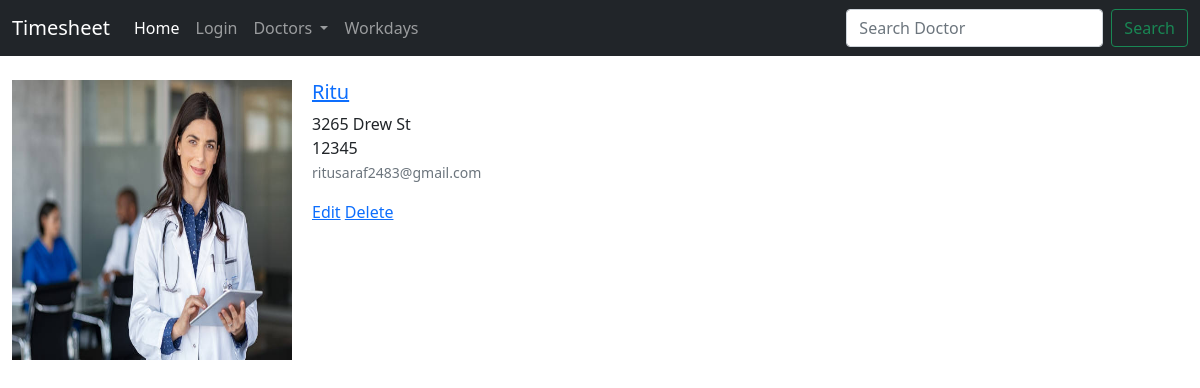
/user/userslist, run on an earlier commit of the app's database.
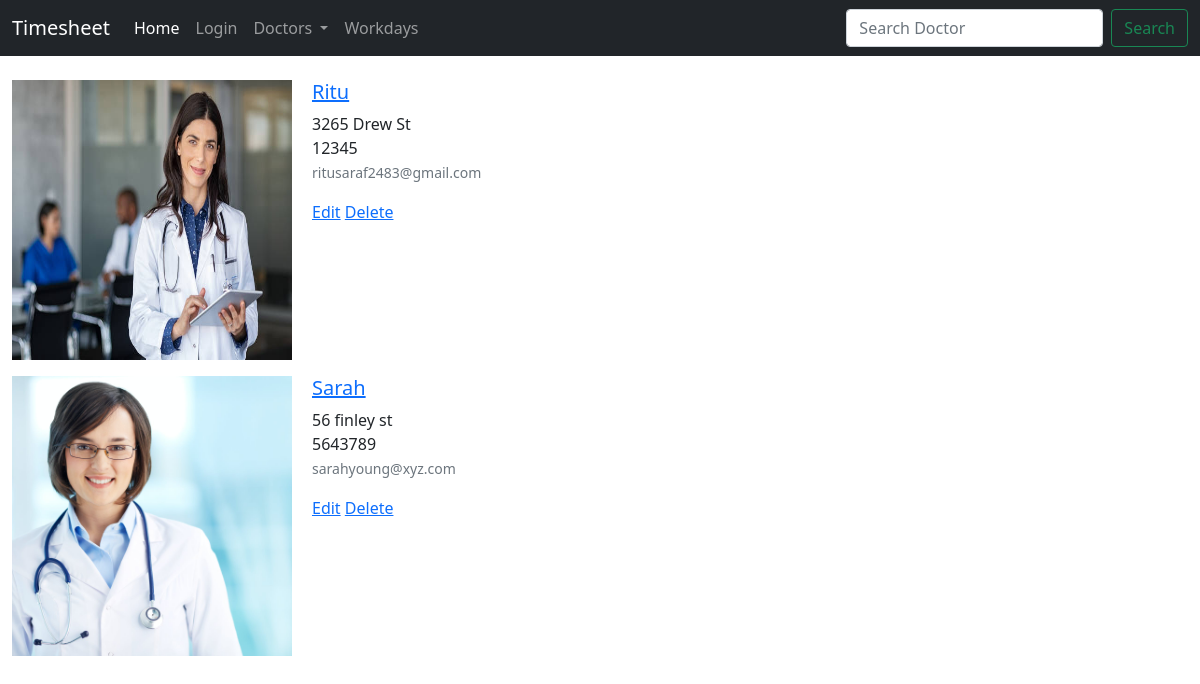
And on a later commit of the database.
### usermanagement/models.py (models this page shows)
class Profile(models.Model):
    user=models.OneToOneField(User,models.CASCADE)
    phone=models.CharField(max_length=13,blank=True)
    address=models.CharField(max_length=30,blank=True)
    image=models.ImageField(upload_to='images/users')

### usermanagement/views.py (the view)
class UsersList(ListView):
    model = Profile
    template_name = 'users/users_list.html'
    def get_queryset(self):
        query = self.request.GET.get('q')
        if query:
            object_list = self.model.objects.filter(user__username__contains=query)
            return object_list
        else:
            object_list = self.model.objects.all()
            return object_list

### templates/users/users_list.html
{% extends 'base.html' %}
{% block content %}
<div class="container-fluid mt-4">
{% for u in object_list %}
<div class="mb-3" style="max-width: 900px;">
  <div class="row g-0">
    <div class="col-md-4">
      <img src="{{u.image.url}}" height="280px" width="280px">
    </div>
    <div class="col-md-8">
      <div class="">
        <h5 ><a href="{% url 'Users:profiledetail' u.id %}">{{u.user.username}}</a></h5>
        {{u.address}}<br>
        {{u.phone}}
        <p class="card-text"><small class="text-muted">{{u.user.email}}</small></p>
           <a href="{% url 'Users:profileupdate' u.id %}">Edit</a>
           <a href="{% url 'Users:profiledelete' u.id %}">Delete</a>
      </div>
    </div>
  </div>
</div>
{% endfor %}
</div>
{% endblock %}

What changed in the data, as far as the page shows it:
added Profile: image (picture), user.username "Sarah", address "56 finley st", phone "5643789", user.email "sarahyoung@xyz.com"
